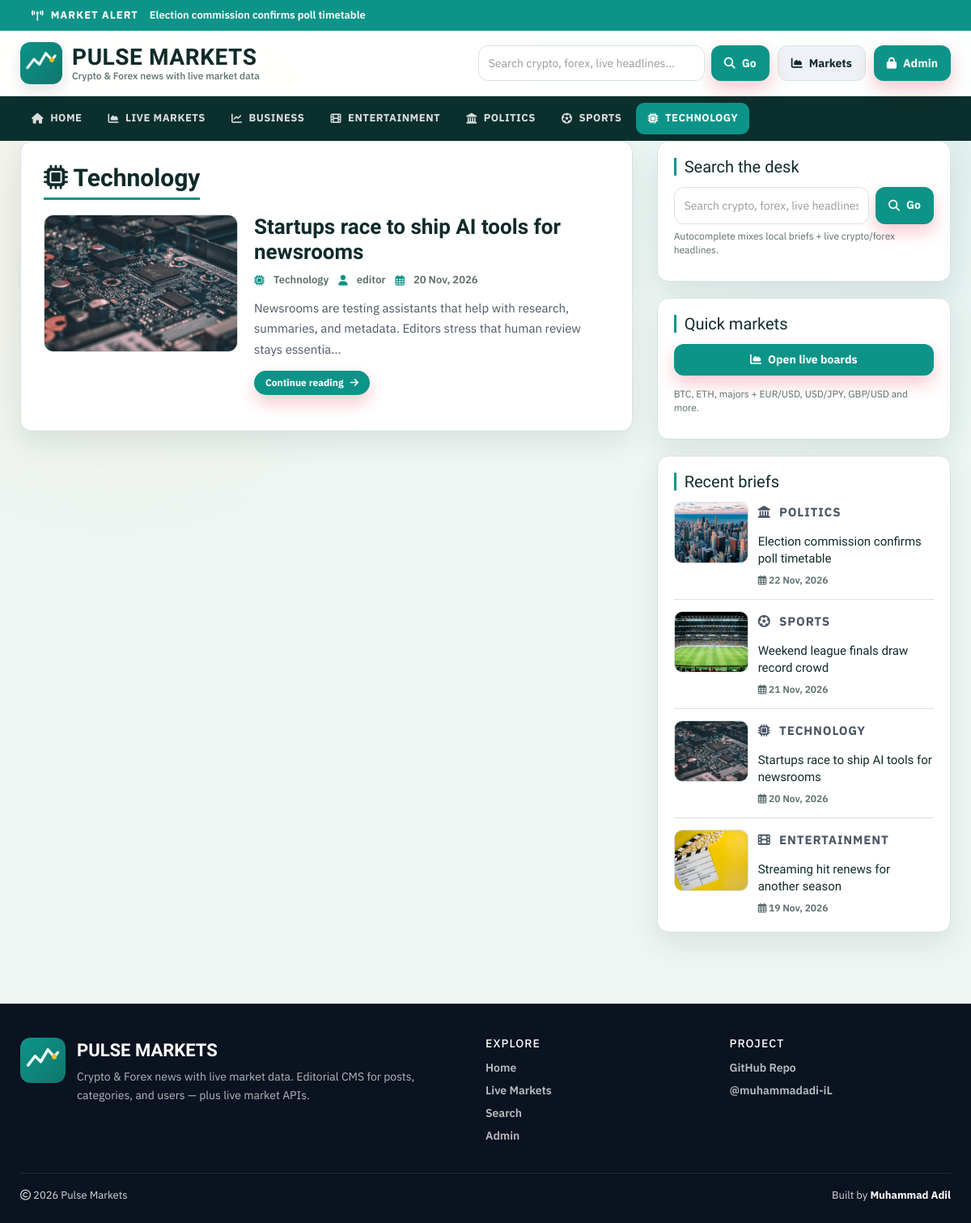
Before: /category.php?cid=5 with the older database file.
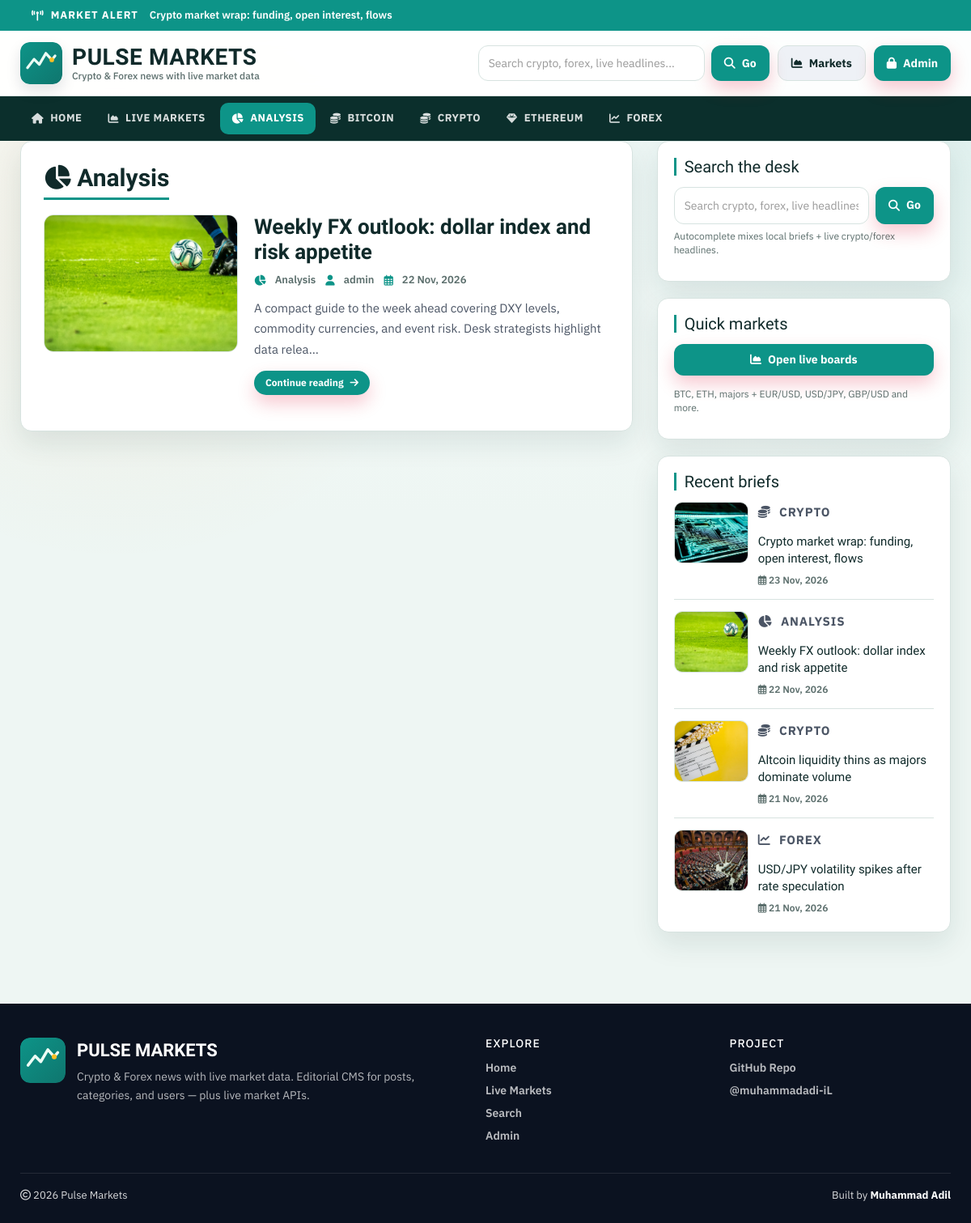
After: the same page with the newer database file.
### tables this page shows
CREATE TABLE `posts` (
  `id` int(11) NOT NULL AUTO_INCREMENT,
  `post_title` varchar(200) NOT NULL,
  `post_keywords` text NOT NULL,
  `post_content` int(11) NOT NULL,
  `post_date` varchar(50) NOT NULL,
  `post_author` int(11) NOT NULL,
  `post_image` varchar(255) NOT NULL DEFAULT 'post-format.jpg',
  PRIMARY KEY (`id`)
);

CREATE TABLE `category` (
  `id` int(11) NOT NULL AUTO_INCREMENT,
  `category_name` varchar(100) NOT NULL,
  `post` int(11) NOT NULL DEFAULT 0,
  PRIMARY KEY (`id`)
);

CREATE TABLE `users` (
  `id` int(11) NOT NULL AUTO_INCREMENT,
  `first_name` varchar(30) NOT NULL,
  `last_name` varchar(30) NOT NULL,
  `username` varchar(30) DEFAULT NULL,
  `password` varchar(40) DEFAULT NULL,
  `role` int(11) NOT NULL COMMENT '1=Admin, 0=Normal',
  PRIMARY KEY (`id`)
);

### includes/helpers.php (called while the page is built, shortened)
<?php
function post_image_src($filename, $prefix = '')
{
    $filename = trim((string) $filename);
    $candidates = [
        'images/' . $filename,
        'admin/upload/' . $filename,
    ];
    $root = dirname(__DIR__);
    foreach ($candidates as $rel) {
        if (is_file($root . '/' . $rel)) {
            return $prefix . $rel;
        }
    }
    return $prefix . 'images/post-format.jpg';
}
function e($value)
{
    return htmlspecialchars((string) $value, ENT_QUOTES, 'UTF-8');
}
function category_icon($name)
{
    $key = strtolower(trim((string) $name));
    $map = [
        'crypto' => 'fa-coins',
        'bitcoin' => 'fa-coins',
        'ethereum' => 'fa-gem',
        'forex' => 'fa-chart-line',
        'analysis' => 'fa-chart-pie',
        'macro' => 'fa-globe',
        'defi' => 'fa-link',
        'markets' => 'fa-chart-area',
        'politics' => 'fa-landmark',
        'sports' => 'fa-futbol',
        'business' => 'fa-chart-line',
        'entertainment' => 'fa-film',
        'technology' => 'fa-microchip',
        'health' => 'fa-heart-pulse',
        'science' => 'fa-flask',
        'world' => 'fa-earth-americas',
    ];
    return $map[$key] ?? 'fa-bookmark';
}

### category.php (the view, shortened to what the changed rows need)
<?php include 'header.php'; ?>
    <div id="main-content">
      <div class="container">
        <div class="row content-grid">
            <div class="col-xs-12 col-sm-12 col-md-8">
                <div class="post-container">
                <?php
                    include "config.php";
                    $id = isset($_GET['cid']) ? (int) $_GET['cid'] : 0;
                    $sql1 = "SELECT * FROM category WHERE id = {$id}";
                    $result1 = mysqli_query($conn, $sql1) or die('Query Failed.');
                    $row1 = mysqli_fetch_assoc($result1);
                ?>
                  <div class="section-head"><h2 class="page-heading"><i class="fa-solid <?php echo $row1 ? category_icon($row1['category_name']) : 'fa-bookmark'; ?>"></i> <?php echo $row1 ? e($row1['category_name']) : 'Category'; ?></h2></div>
                  <?php
                        $limit = 5;
                        $page = isset($_GET['page']) ? max(1, (int) $_GET['page']) : 1;
                        $offset = ($page - 1) * $limit;
                        $sql = "SELECT posts.id, posts.post_title, posts.post_keywords, posts.post_date, posts.post_author, posts.post_image, category.category_name, users.username, posts.post_content FROM posts
                        LEFT JOIN category ON posts.post_content = category.id
                        LEFT JOIN users ON posts.post_author = users.id
                        WHERE posts.post_content = {$id}
                        ORDER BY posts.id DESC LIMIT {$offset}, {$limit}";
                        $result = mysqli_query($conn, $sql) or die("query failed.");
                        if (mysqli_num_rows($result) > 0) {
                            while ($row = mysqli_fetch_assoc($result)) {
                                $img = post_image_src($row['post_image']);
                        ?>
                        <article class="post-content post-card">
                            <div class="post-card-inner">
                                <a class="post-img" href="single.php?id=<?php echo (int) $row['id']; ?>"><img src="<?php echo e($img); ?>" alt=""/></a>
                                <div class="inner-content">
                                    <h3><a href="single.php?id=<?php echo (int) $row['id']; ?>"><?php echo e($row['post_title']); ?></a></h3>
                                    <div class="post-information meta-row">
                                        <span class="meta-pill"><i class="fa-solid <?php echo category_icon($row['category_name']); ?>"></i> <a href="category.php?cid=<?php echo (int) $row['post_content']; ?>"><?php echo e($row['category_name']); ?></a></span>
                                        <span class="meta-pill"><i class="fa-solid fa-user"></i> <a href="author.php?aid=<?php echo (int) $row['post_author']; ?>"><?php echo e($row['username']); ?></a></span>
                                        <span class="meta-pill"><i class="fa-regular fa-calendar-days"></i> <?php echo e($row['post_date']); ?></span>
                                    </div>
                                    <p class="description"><?php echo e(substr($row['post_keywords'], 0, 130)) . "..."; ?></p>
                                    <a class="btn btn-accent btn-sm" href="single.php?id=<?php echo (int) $row['id']; ?>">Continue reading <i class="fa-solid fa-arrow-right"></i></a>
                                </div>
                            </div>
                        </article>
                        <?php
                            }
                        } else {
                            echo "<p class='empty-state'><i class='fa-regular fa-folder-open'></i> No Record Found</p>";
                        }
                        ?>
                </div>
            </div>
            <?php include 'sidebar.php'; ?>
        </div>
      </div>
    </div>
<?php include 'footer.php'; ?>

### header.php (shortened to what the changed rows need)
<?php
include "config.php";
$breaking = mysqli_query($conn, "SELECT id, post_title FROM posts ORDER BY id DESC LIMIT 1");
$break_row = $breaking ? mysqli_fetch_assoc($breaking) : null;
?>
<!DOCTYPE html>
<html lang="en">
<head>
    <link rel="stylesheet" href="css/bootstrap.min.css" />
    <link rel="stylesheet" href="https://cdnjs.cloudflare.com/ajax/libs/font-awesome/6.5.2/css/all.min.css" />
    <link rel="stylesheet" href="css/style.css">
</head>
<body>
<?php if ($break_row) { ?>
<div class="breaking-bar">
    <div class="container breaking-inner">
        <span class="breaking-label"><i class="fa-solid fa-tower-broadcast"></i> Market Alert</span>
        <a href="single.php?id=<?php echo (int) $break_row['id']; ?>"><?php echo e($break_row['post_title']); ?></a>
    </div>
</div>
<?php } ?>
<nav id="menu-bar">
    <div class="container">
        <?php
        $id = isset($_GET['cid']) ? (int) $_GET['cid'] : 0;
        $sql = "SELECT * FROM category ORDER BY category_name ASC";
        $result = mysqli_query($conn, $sql) or die("Query Failed : Category");
        ?>
        <div class="nav-bar-inner">
            <ul class="menu" id="siteMenu">
                <?php
                while ($row = mysqli_fetch_assoc($result)) {
                    $active = ($id === (int) $row['id']) ? "active" : "";
                    $icon = category_icon($row['category_name']);
                    echo "<li><a class='{$active}' href='category.php?cid=" . (int) $row['id'] . "'>"
                        . "<i class='fa-solid {$icon}'></i> "
                        . e($row['category_name'])
                        . "</a></li>";
                }
                ?>
            </ul>
        </div>
    </div>
</nav>

### sidebar.php (shortened to what the changed rows need)
<div id="sidebar" class="col-xs-12 col-sm-12 col-md-4">
    <div class="side-card recent-post-container">
        <?php
        include "config.php";
        $limit = 4;
        $sql = "SELECT posts.id, posts.post_title, posts.post_date, posts.post_image, category.category_name, posts.post_content FROM posts
                LEFT JOIN category ON posts.post_content = category.id
                ORDER BY posts.id DESC LIMIT {$limit}";
        $result = mysqli_query($conn, $sql) or die("query failed : Recent Post.");
        if (mysqli_num_rows($result) > 0) {
            while ($row = mysqli_fetch_assoc($result)) {
                $img = post_image_src($row['post_image']);
                $icon = category_icon($row['category_name']);
                ?>
        <div class="recent-post">
            <a class="post-img" href="single.php?id=<?php echo (int) $row['id']; ?>">
                <img src="<?php echo e($img); ?>" alt=""/>
            </a>
            <div class="post-content">
                <p class="story-eyebrow"><i class="fa-solid <?php echo $icon; ?>"></i> <?php echo e($row['category_name']); ?></p>
                <h5><a href="single.php?id=<?php echo (int) $row['id']; ?>"><?php echo e($row['post_title']); ?></a></h5>
                <span class="recent-date"><i class="fa-regular fa-calendar-days"></i> <?php echo e($row['post_date']); ?></span>
            </div>
        </div>
                <?php
            }
        }
        ?>
    </div>
</div>

Changed rows visible on the page:
no longer on one of the page's lists (row edited): posts: post_title "Startups race to ship AI tools for newsrooms", category.category_name "Technology", users.username "editor", post_date "20 Nov, 2026", post_keywords "Newsrooms are testing assistants that help with research, summaries, and metadata. Editors stress that human review stays essentia"
changed posts: post_title "Election commission confirms poll timetable" → "Crypto market wrap: funding, open interest, flows"; post_image: a different picture; category.category_name "POLITICS" → "CRYPTO"; post_date "22 Nov, 2026" → "23 Nov, 2026"
changed category: category_name "TECHNOLOGY" → "ANALYSIS"; category_name "Technology" → "Analysis"; moves up the list
changed category: category_name "BUSINESS" → "BITCOIN"
changed category: category_name "POLITICS" → "CRYPTO"; moves down the list
changed category: category_name "ENTERTAINMENT" → "ETHEREUM"
changed category: category_name "SPORTS" → "FOREX"
now on one of the page's lists (row edited): posts: post_title "Weekly FX outlook: dollar index and risk appetite", category.category_name "Analysis", users.username "admin", post_date "22 Nov, 2026", post_keywords "A compact guide to the week ahead covering DXY levels, commodity currencies, and event risk. Desk strategists highlight data relea"
changed posts: post_image: a different picture; category.category_name "SPORTS" → "ANALYSIS"; post_title "Weekend league finals draw record crowd" → "Weekly FX outlook: dollar index and risk appetite"; post_date "21 Nov, 2026" → "22 Nov, 2026"
changed posts: post_image: a different picture; category.category_name "TECHNOLOGY" → "CRYPTO"; post_title "Startups race to ship AI tools for newsrooms" → "Altcoin liquidity thins as majors dominate volume"; post_date "20 Nov, 2026" → "21 Nov, 2026"
changed posts: post_image: a different picture; category.category_name "ENTERTAINMENT" → "FOREX"; post_title "Streaming hit renews for another season" → "USD/JPY volatility spikes after rate speculation"; post_date "19 Nov, 2026" → "21 Nov, 2026"
